Frame 1 (no input): blank canvas, image omitted
Frame 60 (the mouse pressed at the canvas centre just before this capture): blank canvas, image omitted
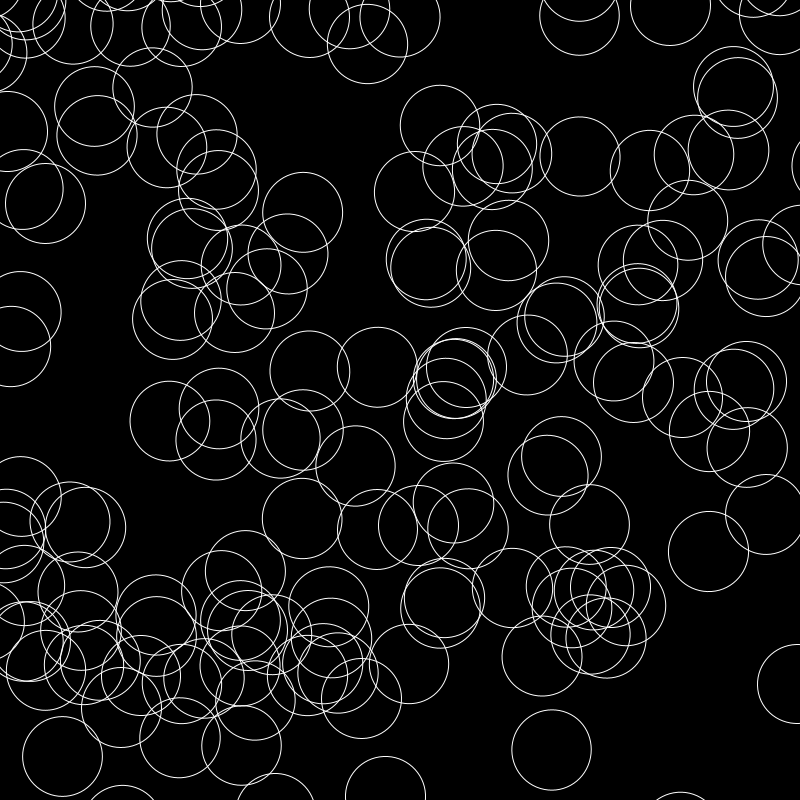
Frame 120 (the mouse held since frame 60 and released just before this capture)

The Processing sketch whose frames 1 and 60 were blank and that drew this single picture after the mouse press (run headless with seeded random() and noise(); from frame 60 on, the mouse is pressed at the canvas centre):

// Processing sketch: Sketch_32
// ── Sketch_32.pde
int margin = -50;
int dotCount = 25;
float dotSize = 80;
int dotSpacing;

void setup() {
  size(800, 800);
  dotSpacing = (width - 2 * margin) / dotCount;
}

void draw() {
  background(255);
  frameRate(10);
  
  dotSize = mouseX / 5.0;
  
  for (int i = 0; i < dotCount; i++) {
    for (int n = 0; n < dotCount; n++) {
       fill(255, 50 - dotSize);
       ellipse(n * dotSpacing + margin, i * dotSpacing + margin, dotSize, dotSize);
       rotate(random(360));
    }
  }


if (mousePressed == true) {
  background(0);
  stroke(255);
  dotSize = mouseX / 5.0;
  for (int i = 0; i < dotCount; i++) {
    for (int n = 0; n < dotCount; n++) {
       fill(0, 50 - dotSize);
       ellipse(n * dotSpacing + margin, i * dotSpacing + margin, dotSize, dotSize);
       rotate(random(360));
    }
  }
   }
 else {
   stroke(0); }
 }
